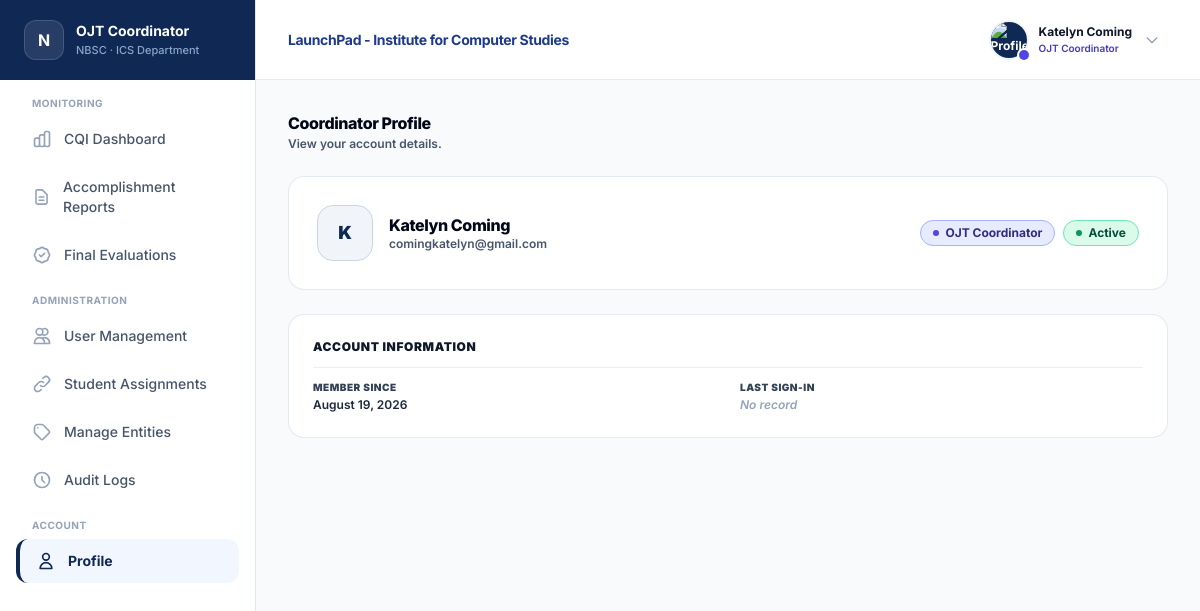
Page /coordinator/profile.php (signed in) on the committed database.
### tables this page shows
CREATE TABLE `users` (
  `id` int(11) NOT NULL,
  `name` varchar(255) NOT NULL,
  `email` varchar(255) NOT NULL,
  `password_hash` varchar(255) DEFAULT NULL,
  `role` enum('student','supervisor','coordinator','admin') NOT NULL DEFAULT 'student',
  `status` enum('active','archived') NOT NULL DEFAULT 'active',
  `archived_at` datetime DEFAULT NULL,
  `avatar_url` text DEFAULT NULL,
  `created_at` datetime DEFAULT current_timestamp(),
  `privacy_consent` tinyint(1) DEFAULT 0
);

### coordinator/profile.php (called while the page is built, shortened)
<?php
require_once __DIR__ . '/../config/db.php';
$userId = (int)$_SESSION['user_id'];
$profile = [
    'name'       => $_SESSION['user_name'] ?? 'Coordinator',
    'email'      => $_SESSION['email'] ?? '',
    'avatar_url' => $_SESSION['user_picture'] ?? null,
    'status'     => 'active',
    'created_at' => null,
];
try {
    $stmt = $pdo->prepare("
        SELECT name, email, avatar_url, status, created_at
        FROM users
        WHERE id = ? AND role = 'coordinator'
        LIMIT 1
    ");
    $stmt->execute([$userId]);
    $row = $stmt->fetch(PDO::FETCH_ASSOC);
    if ($row) {
        $profile = array_merge($profile, $row);
    }
} catch (Exception $e) {
    error_log("Database Error in coordinator/profile.php: " . $e->getMessage());
}
$lastSignIn = null;
try {
    $stmtLast = $pdo->prepare("
        SELECT MAX(created_at)
        FROM audit_logs
        WHERE user_id = ? AND action IN ('USER_LOGIN', 'GOOGLE_LOGIN')
    ");
    $stmtLast->execute([$userId]);
    $lastSignIn = $stmtLast->fetchColumn() ?: null;
} catch (Exception $e) {
    error_log("Database Error (last sign-in) in coordinator/profile.php: " . $e->getMessage());
}
require_once __DIR__ . '/../src/pages/coordinator/profilePage.php';

### src/pages/coordinator/profilePage.php (the view, shortened to what this page needs)
<?php
if (!function_exists('e')) {
    function e($value) {
        return htmlspecialchars((string)($value ?? ''), ENT_QUOTES, 'UTF-8');
    }
}
$coName    = !empty($profile['name']) ? $profile['name'] : 'Coordinator';
$coEmail   = $profile['email'] ?? '';
$isActive  = strtolower($profile['status'] ?? 'active') === 'active';
$memberSince = !empty($profile['created_at']) ? date('F j, Y', strtotime($profile['created_at'])) : null;
$lastSignInLabel = !empty($lastSignIn) ? date('F j, Y \a\t g:i A', strtotime($lastSignIn)) : null;
?>
<!DOCTYPE html>
<html lang="en">
<head>
    <script src="https://cdn.tailwindcss.com"></script>
    <link rel="stylesheet" href="/ICS-PORTAL/public/css/style.css">
</head>
<body class="bg-[#F8FAFC] text-slate-900 subpixel-antialiased selection:bg-[#0F2854] selection:text-white">
    <div class="flex min-h-screen">
        <?php include __DIR__ . '/../../components/coordinator_sidebar.php'; ?>
        <div class="flex-1 flex flex-col min-w-0">
            <?php include __DIR__ . '/../../components/header.php'; ?>
            <main class="p-8 max-w-5xl w-full mx-auto space-y-6 flex-1">
                <div>
                    <h2 class="text-base font-extrabold text-slate-950 leading-snug tracking-tight">Coordinator Profile</h2>
                    <p class="text-slate-600 text-xs font-semibold mt-0.5">View your account details.</p>
                </div>
                <div class="bg-white rounded-2xl p-7 border border-slate-200/90 shadow-xs flex flex-wrap items-center justify-between gap-4">
                    <div class="flex items-center gap-4">
                        <div class="w-14 h-14 rounded-2xl bg-slate-100 border border-slate-300 flex items-center justify-center text-[#0F2854] text-lg font-black overflow-hidden shrink-0 shadow-2xs">
                        </div>
                        <div>
                            <h3 class="text-base font-extrabold text-slate-950 tracking-tight leading-snug"><?= e($coName); ?></h3>
                            <p class="text-xs font-semibold text-slate-600"><?= e($coEmail); ?></p>
                        </div>
                    </div>
                    <div class="flex items-center gap-2">
                        <span class="inline-flex items-center gap-1.5 px-3 py-1 rounded-full bg-indigo-100/80 text-indigo-900 border border-indigo-300 text-xs font-bold shadow-2xs">
                            <span class="w-1.5 h-1.5 rounded-full bg-indigo-600"></span>
                            OJT Coordinator
                        </span>
                        <?php if ($isActive): ?>
                            <span class="inline-flex items-center gap-1.5 px-3 py-1 rounded-full bg-emerald-100/80 text-emerald-900 border border-emerald-300 text-xs font-bold shadow-2xs">
                                <span class="w-1.5 h-1.5 rounded-full bg-emerald-600"></span>
                                Active
                            </span>
                        <?php endif; ?>
                    </div>
                </div>
                <div class="bg-white rounded-2xl border border-slate-200/90 shadow-xs p-6">
                    <div class="border-b border-slate-200/70 pb-3">
                        <h4 class="text-xs font-black uppercase tracking-wider text-slate-900">Account Information</h4>
                    </div>
                    <div class="grid grid-cols-1 sm:grid-cols-2 gap-x-6 gap-y-4 pt-3">
                        <div>
                            <p class="text-[10px] font-black text-slate-700 uppercase tracking-wider">Member Since</p>
                            <p class="text-xs font-semibold text-slate-800 mt-0.5">
                                <?= $memberSince ? e($memberSince) : '<span class="text-slate-400 font-semibold italic">Not available</span>'; ?>
                            </p>
                        </div>
                        <div>
                            <p class="text-[10px] font-black text-slate-700 uppercase tracking-wider">Last Sign-in</p>
                            <p class="text-xs font-semibold text-slate-800 mt-0.5">
                                <?= $lastSignInLabel ? e($lastSignInLabel) : '<span class="text-slate-400 font-semibold italic">No record</span>'; ?>
                            </p>
                        </div>
                    </div>
                </div>
            </main>
        </div>
    </div>
</body>
</html>

### public/css/style.css (style rules this page uses)
html, body { font-family: 'Inter', system-ui, -apple-system, BlinkMacSystemFont, 'Segoe UI', Roboto, sans-serif !important; text-rendering: optimizeLegibility !important; -webkit-font-smoothing: subpixel-antialiased !important; -moz-osx-font-smoothing: auto !important; }

### rows in the picture
users: name "Katelyn Coming", email "comingkatelyn@gmail.com", created_at "August 19, 2026"

### other values in the picture
$displayName "Katelyn Coming"
$roleLabel "OJT Coordinator"
